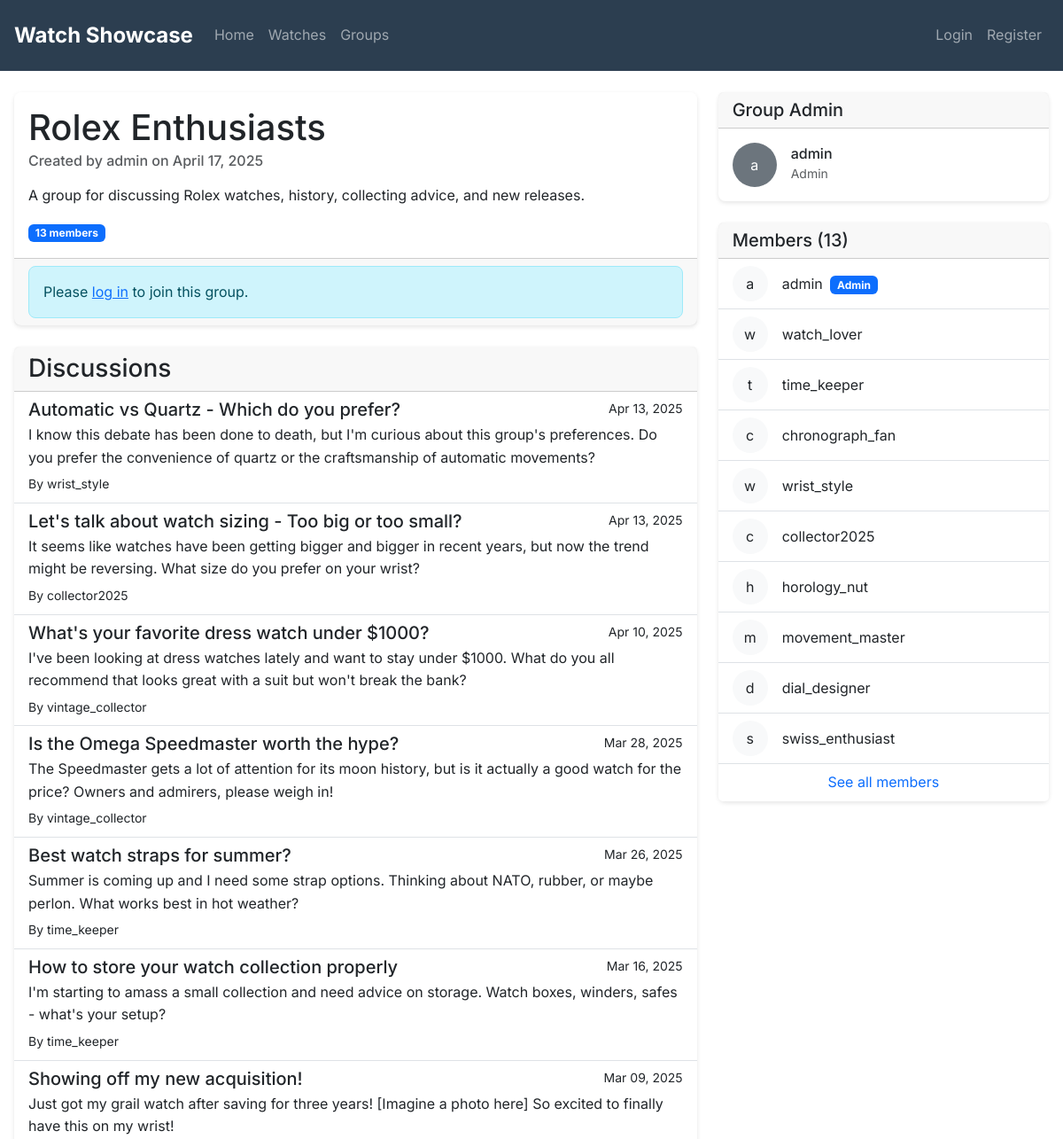
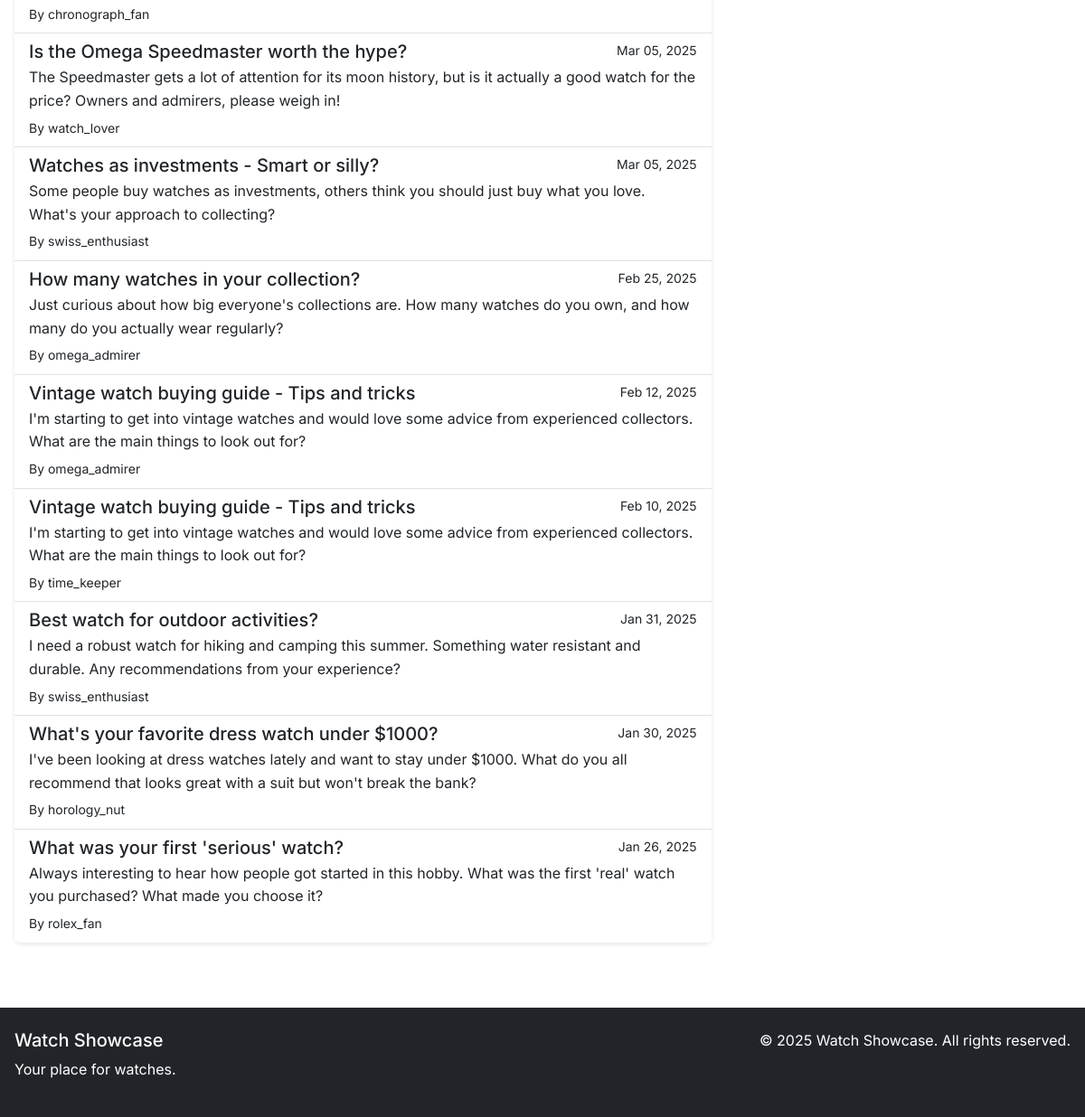
/groups/rolex-enthusiasts/, run on the app's committed database (2 pictures, top to bottom).
### products/models.py (models this page shows, shortened)
class WatchGroup(models.Model):
    name = models.CharField(max_length=200)
    slug = models.SlugField(unique=True)
    description = models.TextField()
    members = models.ManyToManyField(User, related_name='watch_groups')
    admin = models.ForeignKey(User, on_delete=models.CASCADE, related_name='administered_groups')
    created_at = models.DateTimeField(auto_now_add=True)

class Discussion(models.Model):
    group = models.ForeignKey(WatchGroup, on_delete=models.CASCADE, related_name='discussions')
    title = models.CharField(max_length=200)
    content = models.TextField()
    author = models.ForeignKey(User, on_delete=models.CASCADE)
    created_at = models.DateTimeField(auto_now_add=True)
    updated_at = models.DateTimeField(auto_now=True)

### products/views.py (the view, shortened to what this page needs)
# urls.py: path('groups/<slug:slug>/', views.WatchGroupDetailView.as_view(), name='group_detail'),
class WatchGroupDetailView(DetailView):
    model = WatchGroup
    template_name = 'products/group_detail.html'
    context_object_name = 'group'
    def get_context_data(self, **kwargs):
        context = super().get_context_data(**kwargs)
        context['discussions'] = self.object.discussions.all().order_by('-created_at')
        return context

### templates/products/group_detail.html (shortened to what this page needs)
{% extends 'base.html' %}
{% load static %}
{% block content %}
<div class="row">
    <div class="col-md-8">
        <div class="card mb-4">
            <div class="card-body">
                <h1 class="card-title">{{ group.name }}</h1>
                <h6 class="card-subtitle mb-3 text-muted">
                    Created by {{ group.admin.username }} on {{ group.created_at|date:"F j, Y" }}
                </h6>
                <p class="card-text">{{ group.description|linebreaks }}</p>
                <div class="mb-0">
                    <span class="badge bg-primary">{{ group.members.count }} members</span>
                </div>
            </div>
            <div class="card-footer">
                {% if user.is_authenticated %}
                    {% if request.user in group.members.all %}
                        <form method="post" action="#" class="d-inline">
                            {% csrf_token %}
                            <input type="hidden" name="action" value="leave">
                            <button type="submit" class="btn btn-outline-danger">Leave Group</button>
                        </form>
                    {% else %}
                        <form method="post" action="#" class="d-inline">
                            {% csrf_token %}
                            <input type="hidden" name="action" value="join">
                            <button type="submit" class="btn btn-outline-success">Join Group</button>
                        </form>
                    {% endif %}
                    {% if request.user == group.admin %}
                        <a href="#" class="btn btn-outline-primary">Edit Group</a>
                        <form method="post" action="#" class="d-inline">
                            {% csrf_token %}
                            <input type="hidden" name="action" value="delete">
                            <button type="submit" class="btn btn-outline-danger"
                                    onclick="return confirm('Are you sure you want to delete this group?')">
                                Delete Group
                            </button>
                        </form>
                    {% endif %}
                {% else %}
                    <div class="alert alert-info mb-0">
                        Please <a href="{% url 'login' %}">log in</a> to join this group.
                    </div>
                {% endif %}
            </div>
        </div>
        <div class="card mb-4">
            <div class="card-header d-flex justify-content-between align-items-center">
                <h3 class="mb-0">Discussions</h3>
            </div>
            <div class="list-group list-group-flush">
                {% for discussion in discussions %}
                    <a href="#" class="list-group-item list-group-item-action">
                        <div class="d-flex w-100 justify-content-between">
                            <h5 class="mb-1">{{ discussion.title }}</h5>
                            <small>{{ discussion.created_at|date:"M d, Y" }}</small>
                        </div>
                        <p class="mb-1">{{ discussion.content|truncatewords:30 }}</p>
                        <small>By {{ discussion.author.username }}</small>
                    </a>
                {% endfor %}
            </div>
        </div>
    </div>
    <div class="col-md-4">
        <div class="card mb-4">
            <div class="card-header">
                <h5 class="mb-0">Group Admin</h5>
            </div>
            <div class="card-body">
                <div class="d-flex align-items-center">
                    <div class="flex-shrink-0">
                        <div class="bg-secondary text-white rounded-circle d-flex align-items-center justify-content-center"
                             style="width: 50px; height: 50px;">
                            {{ group.admin.username|first }}</div>
                    </div>
                    <div class="flex-grow-1 ms-3">
                        <h6 class="mb-0">{{ group.admin.username }}</h6>
                        <small class="text-muted">Admin</small>
                    </div>
                </div>
            </div>
        </div>
        <div class="card mb-4">
            <div class="card-header">
                <h5 class="mb-0">Members ({{ group.members.count }})</h5>
            </div>
            <div class="list-group list-group-flush">
                {% for member in group.members.all|slice:":10" %}
                    <div class="list-group-item">
                        <div class="d-flex align-items-center">
                            <div class="flex-shrink-0">
                                <div class="bg-light text-dark rounded-circle d-flex align-items-center justify-content-center"
                                     style="width: 40px; height: 40px;">
                                    {{ member.username|first }}
                                </div>
                            </div>
                            <div class="flex-grow-1 ms-3">
                                {{ member.username }}
                                {% if member == group.admin %}
                                    <span class="badge bg-primary ms-1">Admin</span>
                                {% endif %}
                            </div>
                        </div>
                    </div>
                {% endfor %}
                {% if group.members.count > 10 %}
                    <div class="list-group-item text-center">
                        <a href="#" class="text-decoration-none">See all members</a>
                    </div>
                {% endif %}
            </div>
        </div>
    </div>
</div>
{% endblock %}

### static/css/style.css (style rules this page uses)
:root { --main-color: #2c3e50; --second-color: #3498db; --highlight: #e74c3c; --text: #333; --bg-light: #f8f9fa; --corners: 8px; --shadow: 0 2px 5px rgba(0,0,0,0.1); }
body { font-family: 'Inter', sans-serif; color: var(--text); line-height: 1.6; }
html { font-size: 16px; }
.card { border: none; border-radius: var(--corners); box-shadow: var(--shadow); transition: transform 0.3s ease; }
.alert { border-radius: var(--corners); margin-bottom: 1rem; padding: 1rem; }

### data on the page
WatchGroup: name "Rolex Enthusiasts", admin.username "admin", created_at "April 17, 2025", description "A group for discussing Rolex watches, history, collecting advice, and new releases.", members.count "13", admin.username|first "a"
Discussion: title "Automatic vs Quartz - Which do you prefer?", created_at "Apr 13, 2025", content "I know this debate has been done to death, but I'm curious about this group's preferences. Do you prefer the convenience of quartz or the craftsmanship of automatic movements?", author.username "wrist_style"
Discussion: title "Let's talk about watch sizing - Too big or too small?", created_at "Apr 13, 2025", content "It seems like watches have been getting bigger and bigger in recent years, but now the trend might be reversing. What size do you prefer on your wrist?", author.username "collector2025"
Discussion: title "What's your favorite dress watch under $1000?", created_at "Apr 10, 2025", content "I've been looking at dress watches lately and want to stay under $1000. What do you all recommend that looks great with a suit but won't break the bank?", author.username "vintage_collector"
Discussion: title "Is the Omega Speedmaster worth the hype?", created_at "Mar 28, 2025", content "The Speedmaster gets a lot of attention for its moon history, but is it actually a good watch for the price? Owners and admirers, please weigh in!", author.username "vintage_collector"
Discussion: title "Best watch straps for summer?", created_at "Mar 26, 2025", content "Summer is coming up and I need some strap options. Thinking about NATO, rubber, or maybe perlon. What works best in hot weather?", author.username "time_keeper"
Discussion: title "How to store your watch collection properly", created_at "Mar 16, 2025", content "I'm starting to amass a small collection and need advice on storage. Watch boxes, winders, safes - what's your setup?", author.username "time_keeper"
Discussion: title "Showing off my new acquisition!", created_at "Mar 09, 2025", content "Just got my grail watch after saving for three years! [Imagine a photo here] So excited to finally have this on my wrist!", author.username "chronograph_fan"
Discussion: title "Is the Omega Speedmaster worth the hype?", created_at "Mar 05, 2025", content "The Speedmaster gets a lot of attention for its moon history, but is it actually a good watch for the price? Owners and admirers, please weigh in!", author.username "watch_lover"
Discussion: title "Watches as investments - Smart or silly?", created_at "Mar 05, 2025", content "Some people buy watches as investments, others think you should just buy what you love. What's your approach to collecting?", author.username "swiss_enthusiast"
Discussion: title "How many watches in your collection?", created_at "Feb 25, 2025", content "Just curious about how big everyone's collections are. How many watches do you own, and how many do you actually wear regularly?", author.username "omega_admirer"
Discussion: title "Vintage watch buying guide - Tips and tricks", created_at "Feb 12, 2025", content "I'm starting to get into vintage watches and would love some advice from experienced collectors. What are the main things to look out for?", author.username "omega_admirer"
Discussion: title "Vintage watch buying guide - Tips and tricks", created_at "Feb 10, 2025", content "I'm starting to get into vintage watches and would love some advice from experienced collectors. What are the main things to look out for?", author.username "time_keeper"
Discussion: title "Best watch for outdoor activities?", created_at "Jan 31, 2025", content "I need a robust watch for hiking and camping this summer. Something water resistant and durable. Any recommendations from your experience?", author.username "swiss_enthusiast"
Discussion: title "What's your favorite dress watch under $1000?", created_at "Jan 30, 2025", content "I've been looking at dress watches lately and want to stay under $1000. What do you all recommend that looks great with a suit but won't break the bank?", author.username "horology_nut"
Discussion: title "What was your first 'serious' watch?", created_at "Jan 26, 2025", content "Always interesting to hear how people got started in this hobby. What was the first 'real' watch you purchased? What made you choose it?", author.username "rolex_fan"

### other printed values
{{ member.username|first }} "a"
{{ member.username }} "admin"
{{ member.username|first }} "w"
{{ member.username }} "watch_lover"
{{ member.username|first }} "t"
{{ member.username }} "time_keeper"
{{ member.username|first }} "c"
{{ member.username }} "chronograph_fan"
{{ member.username }} "wrist_style"
{{ member.username }} "collector2025"
{{ member.username|first }} "h"
{{ member.username }} "horology_nut"
{{ member.username|first }} "m"
{{ member.username }} "movement_master"
{{ member.username|first }} "d"
